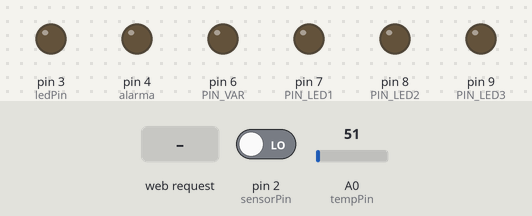
Recording of a sketch running on a simulated Arduino Uno, built with avr-gcc and run on an emulated ATmega328P. Shown: output pins drawn as LEDs (lit = HIGH). The test bench sets the inputs (shaded band); at power-on: pin 2 (sensorPin) LOW, A0 (tempPin) = 51. WiFi joins after 1.5 s; servers stay silent unless stated.

Above: at 1.2 s.
1.3 s: HTTP request GET /?LED1=T received
At 2.5 s:
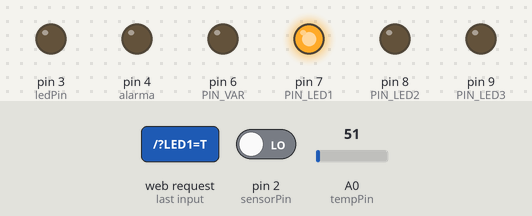
2.8 s: HTTP request GET /?LED2=T received
At 3.8 s:
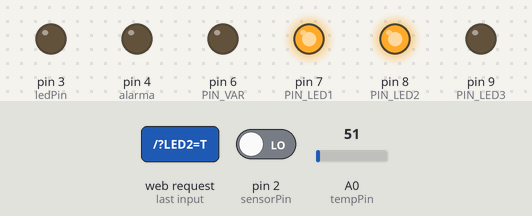
4.3 s: HTTP request GET /?LED1=F received
At 4.9 s:
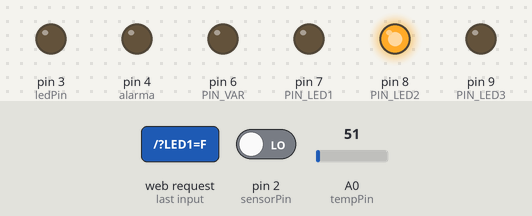
5.8 s: HTTP request GET /?LED2=F received
At 6.1 s:
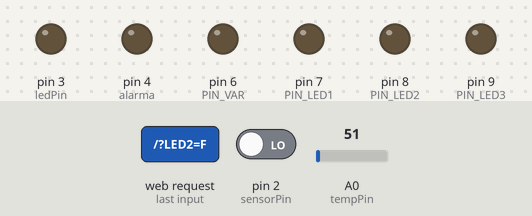
Timing chart, 0 to 8.3 s (numbered marks = the images above; inputs shaded):
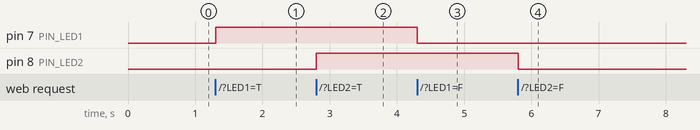

Measured:
- after the input at 1.3 s, pin 7 (PIN_LED1): LOW → HIGH at once
- after the input at 2.8 s, pin 8 (PIN_LED2): LOW → HIGH at once
- after the input at 4.3 s, pin 7 (PIN_LED1): HIGH → LOW at once
- after the input at 5.8 s, pin 8 (PIN_LED2): HIGH → LOW at once

The sketch:

arduino.ino
```cpp
#include <SPI.h> //Libreria para manejo del puerto serie de la PC
#include <Ethernet.h> //Libreria para usar funciones de redes en arduino

byte mac[]={0xDE,0xAD,0xBE,0xEF,0xFE,0xED}; //MAC del Arduino en la red
IPAddress ip(192,168,1,121); //Dirección IP para el Arduino Ethernet
EthernetServer servidor(80); //Puerto del servidor web Arduino.

String json;        //Variable para enviar datos en formato JSON
float temperatura;  //Varianble que almacena la temperatura del Sensor LM 35
int tempPin = 0;    //Variable para una de las entradas de arduino recibir la temperatura
int brilloLed = 0;  // variable para guardar el valor con el que se iluminara el led
int valorPotenciometro = 0;  // variable para guardar el valor leido del sensor
int PIN_VAR=6;      //Pin 6 del arduino se asocia a la luz variable
int PIN_LED1=7;     //Pin 7 del arduino se asocia a la luz sala
int PIN_LED2=8;     //Pin 8 del arduino se asocia a la luz cocina
int PIN_LED3=9;     //Pin 9 del arduino se asocia a la luz dormitorio
String readString=String(30);  //Variable para recibir datos de provientes de las aplicaciones web y mobil
String state=String(3);        //Variable para mostrar el estado de la Luz 1
String estadoAlarma=String(12); //Varibale para mostrar el estado de la alarma (activado/desactivado)
String sensorAlarma=String(12); //Variable para mostrar el estado del sensor (activado/desactivado)

int ledPin = 3; // declaramos el led en el pin 12 del arduino
int sensorPin=2; // declaramos el sensor PIR en el pin 11
int val = 0;     //variable para asignar la lectura del sensor
int alarma=4;    //variable para saber si la alarma esta mostrando algo

void setup(){
  Ethernet.begin(mac, ip); //Inicializamos con las direcciones asignadas
  servidor.begin();
  Serial.begin(9600);       //Puerto serial
  pinMode(PIN_LED1,OUTPUT); //PIN para el led1 lo inicializamos como salida
  digitalWrite(PIN_LED1,LOW); //PIN para el led1 lo inicializamos como apagado
  state="OFF";
  pinMode(PIN_LED2,OUTPUT);
  digitalWrite(PIN_LED2,LOW);
  pinMode(PIN_LED3,OUTPUT);
  digitalWrite(PIN_LED3,LOW);
  pinMode(PIN_VAR,OUTPUT);
  digitalWrite(PIN_VAR,LOW);

  pinMode(ledPin, OUTPUT);     //El pin 12 del arduino lo asignamos como salida alarma
  pinMode(sensorPin, INPUT);  //Pin para recibir el estado del sensor
  pinMode(alarma, OUTPUT);    //pin para hacer sonar el boozer

  estadoAlarma="Desactivado"; //Por defecto la alarma y el sensor estan desactivados
  sensorAlarma="Desactivado";
}

void loop(){

  temperatura = analogRead(tempPin); //Leemos la temperatura del LM35 esto ingresa en voltajes
  temperatura = (4.0 * temperatura * 100.0 ) / 1024.0; //calculamos el valor de la temperatura en °C

  val = digitalRead(sensorPin);   //Lee el valor de la variable del sensor de presencia
  if(val==HIGH && estadoAlarma=="Activado"){ //Si esta activado el sensor y esta activa el aviso de alarma
    digitalWrite(alarma, HIGH); //sonamos el boozer
    digitalWrite(ledPin, HIGH); //prendemos la luz de alarma
    sensorAlarma="Activado";  //mostramos el aviso de sensor activado
  }
  if(val==LOW){  //Si la alarma no detecta presencia
    digitalWrite(alarma, LOW);  //apagamos el boozer
    digitalWrite(ledPin, LOW);  //apagamos el led
    sensorAlarma="Desactivado"; //mostramos el aviso de sensor desactivado
  }

  EthernetClient cliente=servidor.available(); //Inicializadmos red

  if(cliente){ //si existe conexión a red
    boolean lineaenblanco=true;
    while(cliente.connected()){
      if(cliente.available()){ //red habilitada

        char c=cliente.read();
        if(readString.length()<30){ //Leemos petición caracter a caracter
          readString.concat(c); //Almacenar los caracteres en la variable readString
        }
        if(c=='\n' && lineaenblanco){ //Si la petición ha finalizado

          int ALAR = readString.indexOf("ALAR=");   //Leemos los datos enviados
          if(readString.substring(ALAR,ALAR+6)=="ALAR=F"){ //Si es apagar alarma
            estadoAlarma="Desactivado";
          }else if (readString.substring(ALAR,ALAR+6)=="ALAR=T"){ //se es prender alarma
            estadoAlarma="Activado";
          }

          int LED1 = readString.indexOf("LED1="); //Leemos los datos enviados
          if(readString.substring(LED1,LED1+6)=="LED1=F"){ //si es apagar luz
            digitalWrite(PIN_LED1,LOW);
            state="OFF";
          }else if (readString.substring(LED1,LED1+6)=="LED1=T"){ //si es prender luz
            digitalWrite(PIN_LED1,HIGH);
            state="ON";
          }

          int LED2 = readString.indexOf("LED2=");
          if(readString.substring(LED2,LED2+6)=="LED2=F"){
            digitalWrite(PIN_LED2,LOW);
          }else if (readString.substring(LED2,LED2+6)=="LED2=T"){
            digitalWrite(PIN_LED2,HIGH);
          }

          int LED3 = readString.indexOf("LED3=");
          if(readString.substring(LED3,LED3+6)=="LED3=F"){
            digitalWrite(PIN_LED3,LOW);
          }else if (readString.substring(LED3,LED3+6)=="LED3=T"){
            digitalWrite(PIN_LED3,HIGH);
          }

          int VAR1 = readString.indexOf("VAR1=");
          if(readString.substring(VAR1,VAR1+4)=="VAR1"){
            valorPotenciometro=readString.substring(VAR1+5,VAR1+6).toInt();
            Serial.print(valorPotenciometro);
            brilloLed = map(valorPotenciometro,0,16,0,255); // control de luz variable
            analogWrite(PIN_VAR, brilloLed);
          }

          //Juntamos variables y texto para enviarlos en formato JSON
          json = "{\"";
          json += "temperatura\": \"" + (String)temperatura + "\", ";
          json += "\"uptime\": \"" + (String)millis() + "\", ";
          json += "\"estadoAlarma\": \"" + estadoAlarma + "\", ";
          json += "\"sensorAlarma\": \"" + sensorAlarma + "\", ";
          json += "\"valSensor\": \"" + (String)val + "\" ";
          json += "}\n";

          cliente.println("HTTP/1.1 200 OK"); // enviamos cabeceras
          cliente.println("Cache-Control: no-store, no-cache, must-revalidate, max-age=0");
          cliente.println("Content-Type: text/javascript");
          cliente.println("Access-Control-Allow-Origin: *");
          cliente.println();
          cliente.println(json); //imprimimos datos
          cliente.stop();//Cierro conexión con el cliente
          readString="";
        }
      }
    }
  }
}
```
